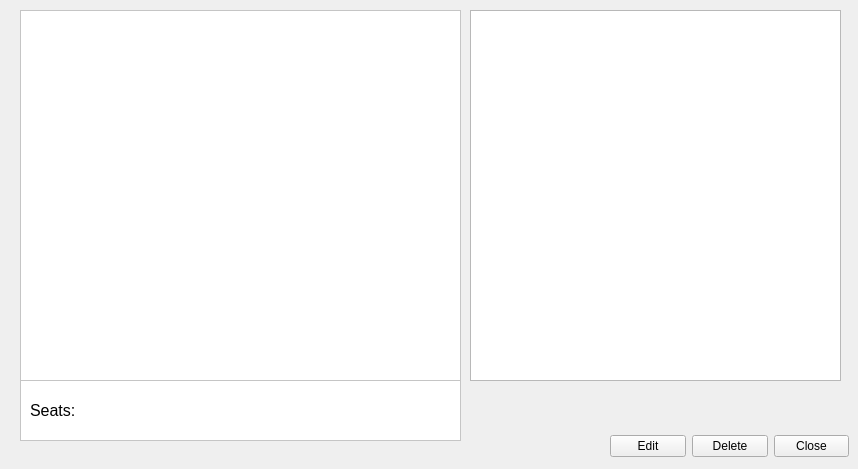
<?xml version="1.0" encoding="UTF-8"?>
<ui version="4.0">
 <class>hall_list</class>
 <widget class="QWidget" name="hall_list">
  <property name="geometry">
   <rect>
    <x>0</x>
    <y>0</y>
    <width>858</width>
    <height>469</height>
   </rect>
  </property>
  <property name="minimumSize">
   <size>
    <width>858</width>
    <height>469</height>
   </size>
  </property>
  <property name="maximumSize">
   <size>
    <width>858</width>
    <height>469</height>
   </size>
  </property>
  <property name="windowTitle">
   <string>Hall List</string>
  </property>
  <widget class="QFrame" name="frame_rows_columns">
   <property name="geometry">
    <rect>
     <x>20</x>
     <y>10</y>
     <width>441</width>
     <height>431</height>
    </rect>
   </property>
   <property name="palette">
    <palette>
     <active>
      <colorrole role="Base">
       <brush brushstyle="SolidPattern">
        <color alpha="255">
         <red>255</red>
         <green>255</green>
         <blue>255</blue>
        </color>
       </brush>
      </colorrole>
      <colorrole role="Window">
       <brush brushstyle="SolidPattern">
        <color alpha="255">
         <red>255</red>
         <green>255</green>
         <blue>255</blue>
        </color>
       </brush>
      </colorrole>
     </active>
     <inactive>
      <colorrole role="Base">
       <brush brushstyle="SolidPattern">
        <color alpha="255">
         <red>255</red>
         <green>255</green>
         <blue>255</blue>
        </color>
       </brush>
      </colorrole>
      <colorrole role="Window">
       <brush brushstyle="SolidPattern">
        <color alpha="255">
         <red>255</red>
         <green>255</green>
         <blue>255</blue>
        </color>
       </brush>
      </colorrole>
     </inactive>
     <disabled>
      <colorrole role="Base">
       <brush brushstyle="SolidPattern">
        <color alpha="255">
         <red>255</red>
         <green>255</green>
         <blue>255</blue>
        </color>
       </brush>
      </colorrole>
      <colorrole role="Window">
       <brush brushstyle="SolidPattern">
        <color alpha="255">
         <red>255</red>
         <green>255</green>
         <blue>255</blue>
        </color>
       </brush>
      </colorrole>
     </disabled>
    </palette>
   </property>
   <property name="autoFillBackground">
    <bool>true</bool>
   </property>
   <property name="frameShape">
    <enum>QFrame::StyledPanel</enum>
   </property>
   <property name="frameShadow">
    <enum>QFrame::Plain</enum>
   </property>
   <widget class="QFrame" name="frame_hall">
    <property name="geometry">
     <rect>
      <x>0</x>
      <y>0</y>
      <width>441</width>
      <height>371</height>
     </rect>
    </property>
    <property name="palette">
     <palette>
      <active>
       <colorrole role="Base">
        <brush brushstyle="SolidPattern">
         <color alpha="255">
          <red>255</red>
          <green>255</green>
          <blue>255</blue>
         </color>
        </brush>
       </colorrole>
       <colorrole role="Window">
        <brush brushstyle="SolidPattern">
         <color alpha="255">
          <red>255</red>
          <green>255</green>
          <blue>255</blue>
         </color>
        </brush>
       </colorrole>
      </active>
      <inactive>
       <colorrole role="Base">
        <brush brushstyle="SolidPattern">
         <color alpha="255">
          <red>255</red>
          <green>255</green>
          <blue>255</blue>
         </color>
        </brush>
       </colorrole>
       <colorrole role="Window">
        <brush brushstyle="SolidPattern">
         <color alpha="255">
          <red>255</red>
          <green>255</green>
          <blue>255</blue>
         </color>
        </brush>
       </colorrole>
      </inactive>
      <disabled>
       <colorrole role="Base">
        <brush brushstyle="SolidPattern">
         <color alpha="255">
          <red>255</red>
          <green>255</green>
          <blue>255</blue>
         </color>
        </brush>
       </colorrole>
       <colorrole role="Window">
        <brush brushstyle="SolidPattern">
         <color alpha="255">
          <red>255</red>
          <green>255</green>
          <blue>255</blue>
         </color>
        </brush>
       </colorrole>
      </disabled>
     </palette>
    </property>
    <property name="autoFillBackground">
     <bool>true</bool>
    </property>
    <property name="frameShape">
     <enum>QFrame::StyledPanel</enum>
    </property>
    <property name="frameShadow">
     <enum>QFrame::Sunken</enum>
    </property>
   </widget>
   <widget class="QLabel" name="label_number_of_seats">
    <property name="geometry">
     <rect>
      <x>10</x>
      <y>390</y>
      <width>91</width>
      <height>21</height>
     </rect>
    </property>
    <property name="font">
     <font>
      <pointsize>12</pointsize>
     </font>
    </property>
    <property name="text">
     <string>Seats:</string>
    </property>
   </widget>
  </widget>
  <widget class="QTableView" name="tableView_hall_list">
   <property name="geometry">
    <rect>
     <x>470</x>
     <y>10</y>
     <width>371</width>
     <height>371</height>
    </rect>
   </property>
   <property name="selectionBehavior">
    <enum>QAbstractItemView::SelectRows</enum>
   </property>
   <attribute name="verticalHeaderVisible">
    <bool>false</bool>
   </attribute>
   <attribute name="verticalHeaderDefaultSectionSize">
    <number>20</number>
   </attribute>
  </widget>
  <widget class="QWidget" name="layoutWidget">
   <property name="geometry">
    <rect>
     <x>610</x>
     <y>430</y>
     <width>239</width>
     <height>32</height>
    </rect>
   </property>
   <layout class="QHBoxLayout" name="horizontalLayout">
    <item>
     <widget class="QPushButton" name="EditButton">
      <property name="text">
       <string>Edit</string>
      </property>
     </widget>
    </item>
    <item>
     <widget class="QPushButton" name="DeleteButton">
      <property name="text">
       <string>Delete</string>
      </property>
     </widget>
    </item>
    <item>
     <widget class="QPushButton" name="CloseButton">
      <property name="text">
       <string>Close</string>
      </property>
     </widget>
    </item>
   </layout>
  </widget>
 </widget>
 <resources/>
 <connections/>
</ui>
